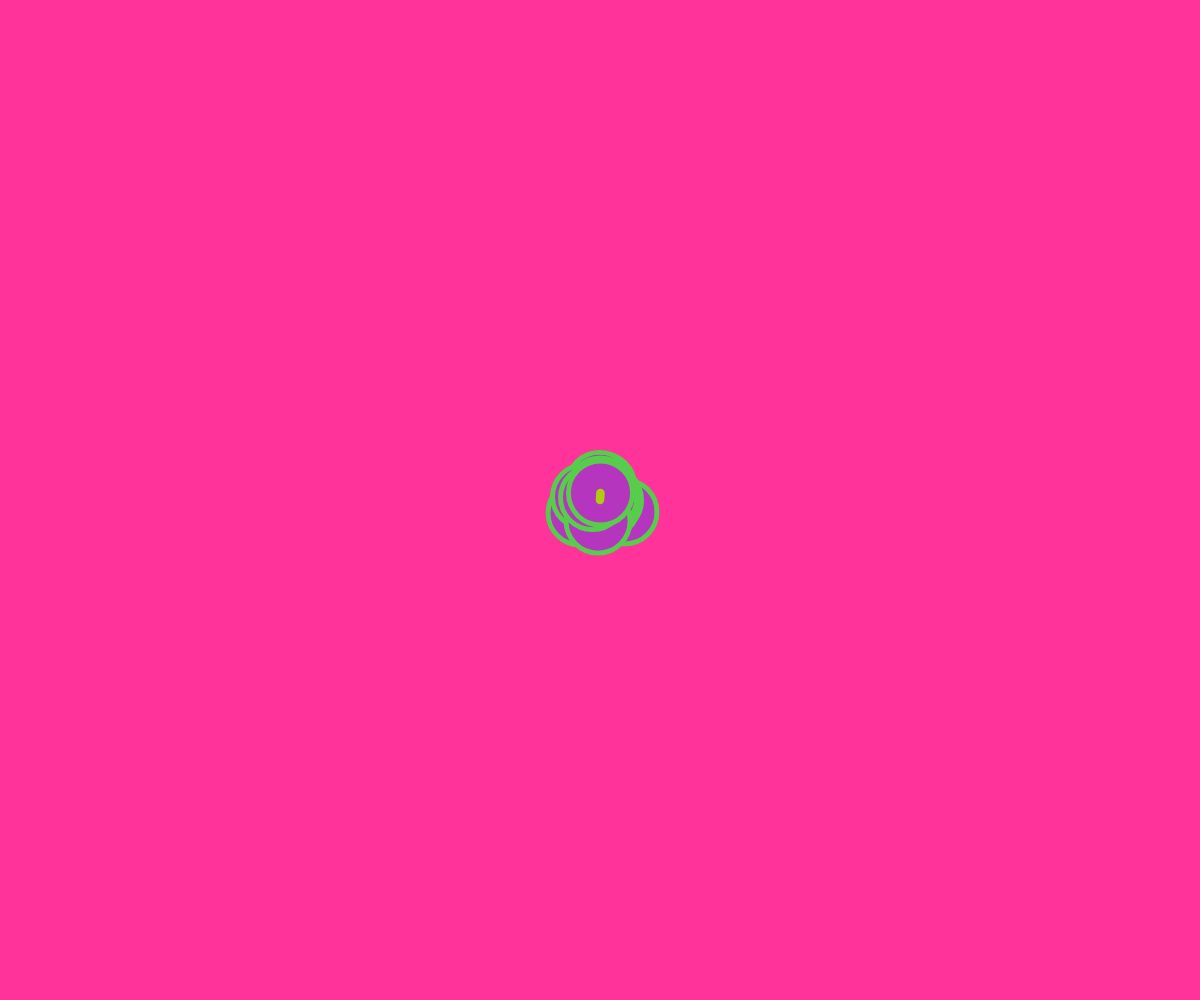
Frame 1 (no input)
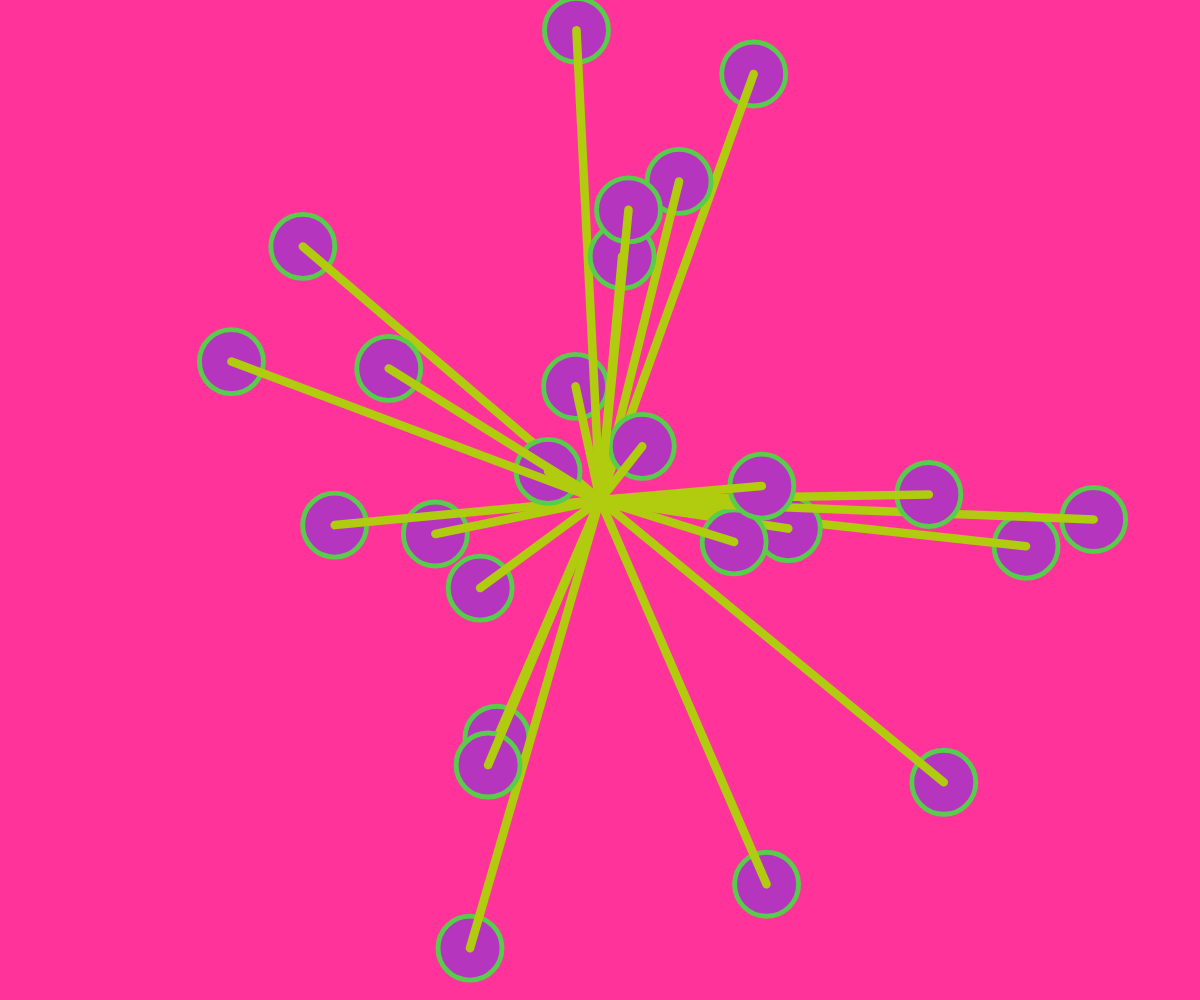
Frame 60 (no input)
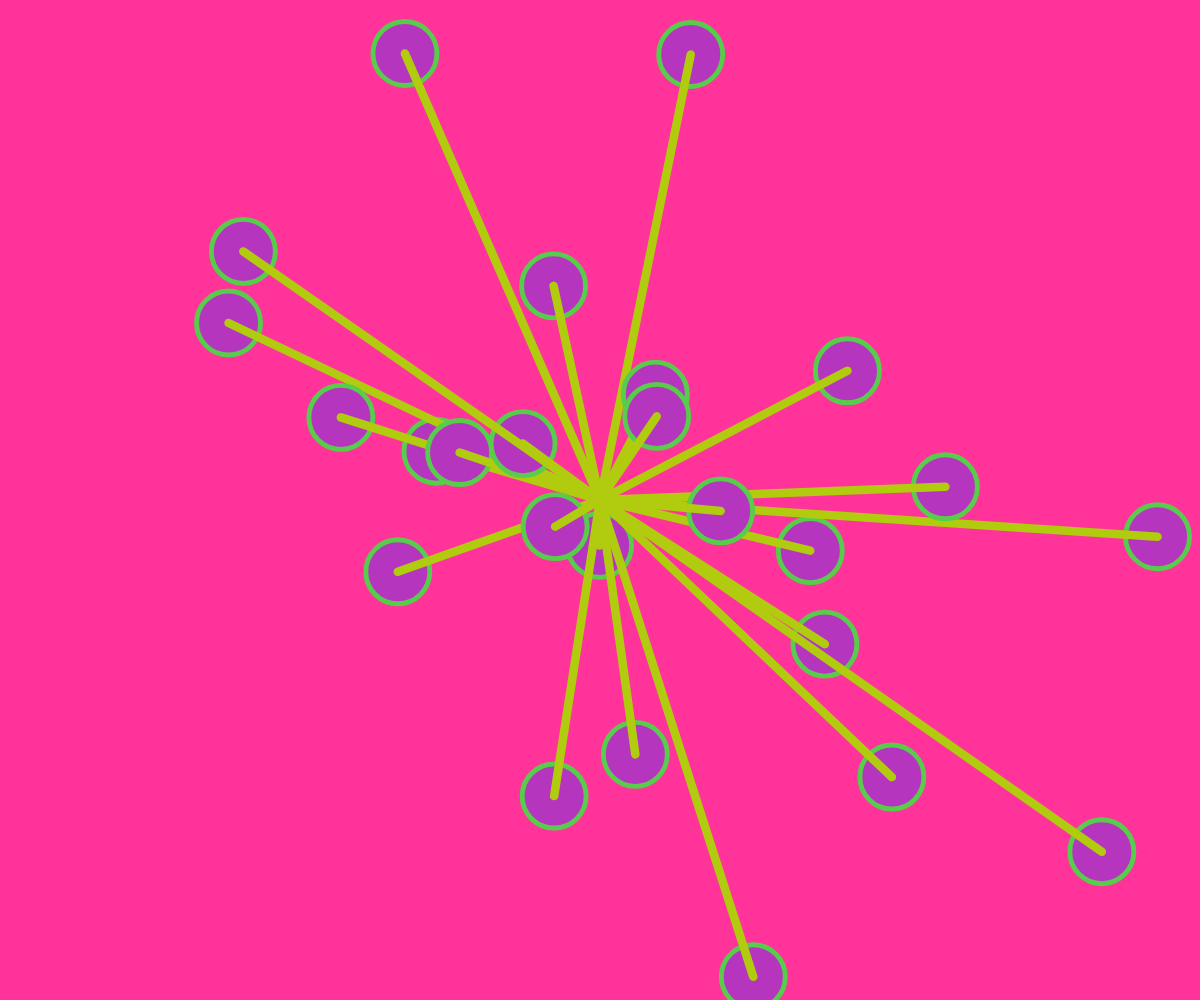
Frame 120 (the mouse pressed at the canvas centre since frame 60)

The p5.js sketch that drew these frames (run headless with seeded random() and noise() and a simulated clock; from frame 60 on, the mouse is pressed at the canvas centre):

// p5.js sketch
// ── sketch.js
// The Nature of Code
// Daniel Shiffman
// http://natureofcode.com


//display stuff
let ballFill;
let ballStroke;
let ballStrokeWeight;

let lineFill;
let lineStroke;
let lineStrokeWeight;

let r;
let theta;
let lengthOfPendulum;

let tracker;

let x = 0;
let y = 0;

let spiralDraw = true;
let leaveTrail = false;

let ellipse_width = 64;
let ellipse_height = 64;

let angle = 0;
let aVelocity = 0.03;

let showOnlyx = true;
let showOnlyy = true;
let showOnlyz = true;

// An array of objects
let oscillators = [];
let numberOfOscillators = 25;

function setup() {
  var cnv = createCanvas(windowWidth, windowHeight);
  cnv.style('display', 'block');
  background(bg_color_x, bg_color_y, bg_color_z);

  ballFill = new colorRGBSet();
  ballStroke = new colorRGBSet();
  ballStrokeWeight = random(stroke_Weight);

  lineFill = new colorRGBSet();
  lineStroke = new colorRGBSet();
  lineStrokeWeight = random(stroke_Weight);  

  // Initialize all objects
  for (let i = 0; i < numberOfOscillators; i++) {
    oscillators.push(new Oscillator());
  }

}


function draw() {

  if (leaveTrail == true) {
    //dont update background color
  }
  else {
    background(bg_color_x, bg_color_y, bg_color_z);
  }

  // Run all objects
  for (let i = 0; i < oscillators.length; i++) {
    oscillators[i].oscillate();
    // oscillators[i].display();
    //ball.display(ballFill, ballStroke, ballStrokeWeight);
    oscillators[i].display(ballFill, ballStroke, ballStrokeWeight,
      lineFill, lineStroke, lineStrokeWeight);
  }

}


function windowResized() {
  resizeCanvas(windowWidth, windowHeight);
  background(bg_color_x, bg_color_y, bg_color_z);
}

// ── generalhelper.js
//beginner background colors for setup

let bg_color_x = 255;
let bg_color_y = 51;
let bg_color_z = 153;

//the max allowed stroke Weight
let stroke_Weight = 20;

class colorRGBSet {
    constructor() {
        this.red = random(255);
        this.green = random(255);
        this.blue = random(255);
    }
}
// ── oscillator.js
class Oscillator {
    constructor() {
        this.angle = createVector();
        this.velocity = createVector(random(-0.05, 0.05), random(-0.05, 0.05));
        this.amplitude = createVector(random(20, width / 2), random(20, height / 2));
    }

    oscillate() {
        this.angle.add(this.velocity);
    }

    display() {
        let x = sin(this.angle.x) * this.amplitude.x;
        let y = sin(this.angle.y) * this.amplitude.y;

        push();
        translate(width / 2, height / 2);
        stroke(255);
        strokeWeight(2);
        fill(127, 127);
        line(0, 0, x, y);
        ellipse(x, y, 32, 32);
        pop();
    }

    //ballFill, ballStroke, ballStrokeWeight,
    //lineFill, lineStroke, lineStrokeWeight
    display(rgbSetFill, rgbSetStroke, stroke_Weight,
        lineFill, lineStroke, lineStrokeWeight) {

        let x = sin(this.angle.x) * this.amplitude.x;
        let y = sin(this.angle.y) * this.amplitude.y;        

        push();
        translate(width / 2, height / 2);
        stroke(rgbSetStroke.red, rgbSetStroke.green, rgbSetStroke.blue);
        strokeWeight(stroke_Weight);
        fill(rgbSetFill.red, rgbSetFill.green, rgbSetFill.blue);
        ellipse(x, y, ellipse_width, ellipse_height);

        stroke(lineStroke.red, lineStroke.green, lineStroke.blue);
        strokeWeight(lineStrokeWeight);
        fill(lineFill.red, lineFill.green, lineFill.blue);        
        line(0, 0, x, y);
        
        pop();        
    }
}
